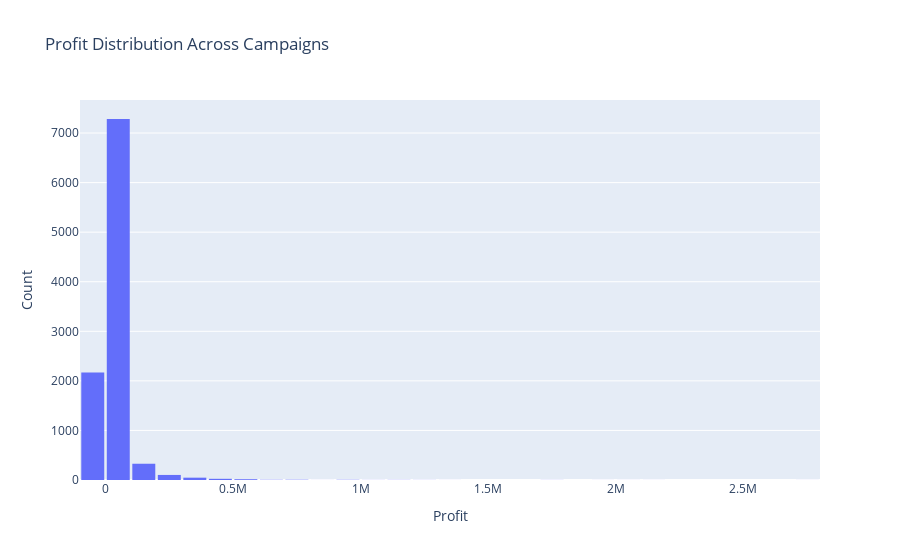

Write notebook code for a chart like this one.
### Code cell
# -------------------------
# UNIVARIATE – NUMERIC
# -------------------------

fig = px.histogram(
    df,
    x='profit',
    nbins=40,
    title='Profit Distribution Across Campaigns',
    labels={'profit': 'Profit', 'count': 'Count'}
)

fig.update_layout(
    xaxis_title='Profit',
    yaxis_title='Count',
    bargap=0.1
)

fig.show()

### Figure 1 — Plotly figure (JSON) as saved in the notebook; plotly's stock layout.template omitted (floating-point values rounded to 4 significant figures; data arrays with more than 128 entries replaced by an {"elided": "..."} marker saying what was removed)
{"data": [{"bingroup": "x", "hovertemplate": "Profit=%{x}<br>count=%{y}<extra></extra>", "legendgroup": "", "marker": {"color": "#636efa", "pattern": {"shape": ""}}, "name": "", "nbinsx": 40, "orientation": "v", "showlegend": false, "type": "histogram", "x": {"elided": "10000 float values"}, "xaxis": "x", "yaxis": "y"}], "layout": {"bargap": 0.1, "barmode": "relative", "legend": {"tracegroupgap": 0}, "title": {"text": "Profit Distribution Across Campaigns"}, "xaxis": {"anchor": "y", "domain": [0, 1], "title": {"text": "Profit"}}, "yaxis": {"anchor": "x", "domain": [0, 1], "title": {"text": "Count"}}}}
